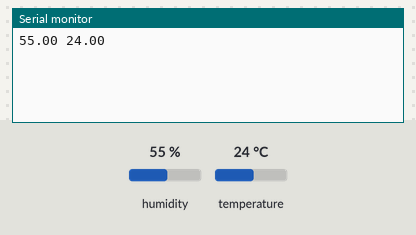
A sketch run on a simulated Arduino Uno, built with avr-gcc and run on an emulated ATmega328P. Parts: the last lines printed to the serial monitor. Inputs (shaded band) come from the test bench; at power-on: humidity 55 %, temperature 24 °C.

Above: at 2.2 s.
2.3 s: humidity set to 22 %
At 4.1 s:
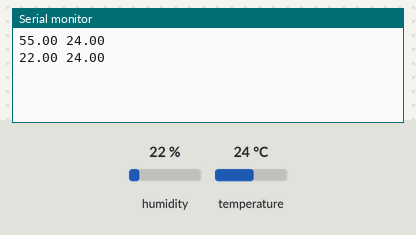
5.0 s: temperature set to 12 °C
At 6.5 s:
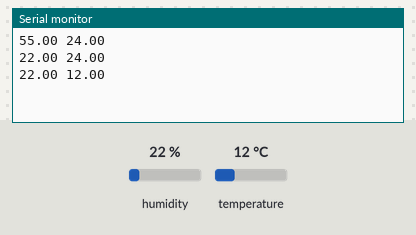
7.7 s: humidity set to 40 %
At 10.1 s:
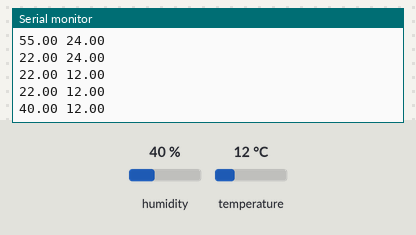
Timing chart, 0 to 11.6 s (numbered marks = the images above; inputs shaded):
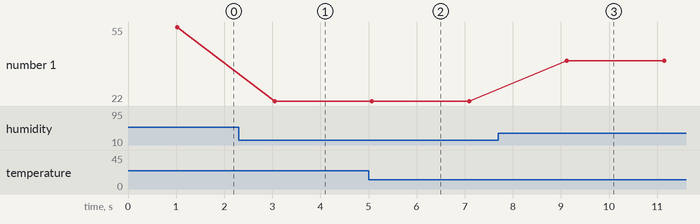

Measured:
- after the input at 2.3 s, the serial monitor: prints a new line after 0.75 s (image 1)
- after the input at 5.0 s, the serial monitor: prints a new line after 0.07 s (image 2)
- after the input at 7.7 s, the serial monitor: prints a new line after 1.4 s (image 3)
- plotted number 1: 55 → 22 after the input at 2.3 s, 22 → 40 after the input at 7.7 s

The sketch:

sensor_umidade.ino
```cpp
#include <dht.h>

#define PIN A1

dht DHT; //Inicializa o sensor

void setup()
{
  Serial.begin(9600);
  delay(1000);
}

void loop()
{
  DHT.read11(PIN); //Lê as informações do sensor
  Serial.print(DHT.humidity);
  Serial.print(" ");
  Serial.println(DHT.temperature);

  //Não diminuir o valor abaixo. O ideal é a leitura a cada 2 segundos
  delay(2000);
}
```
